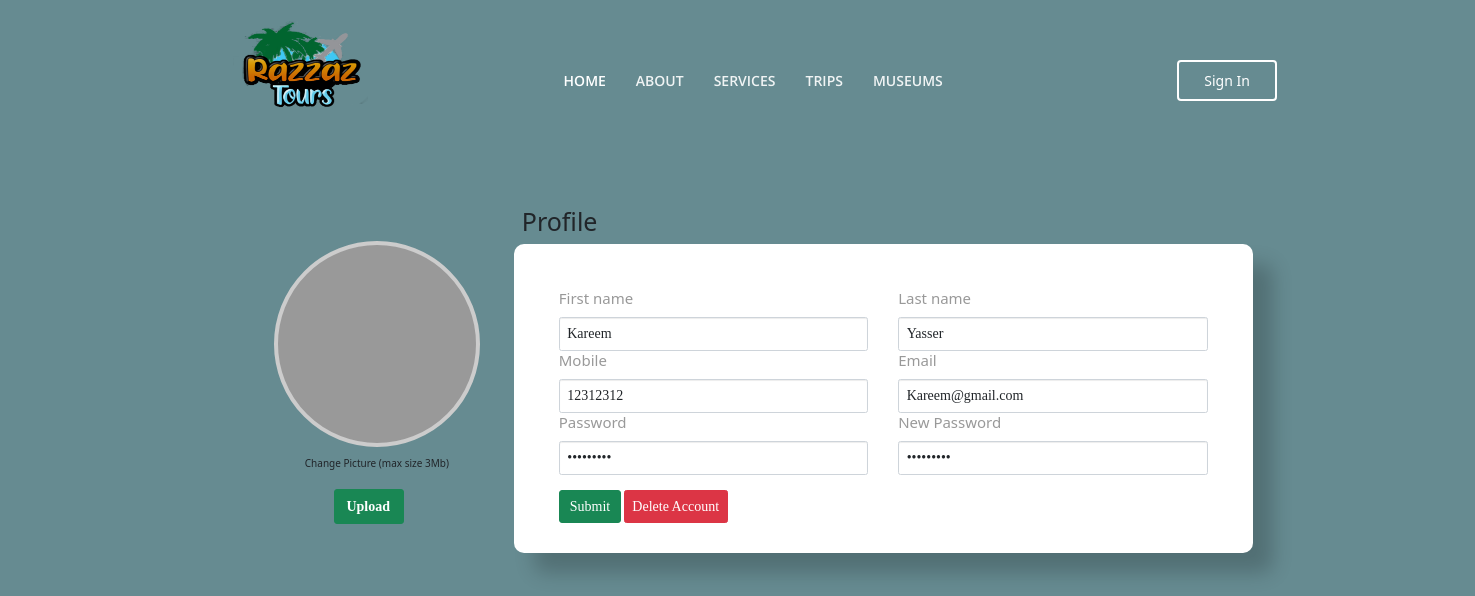
Screenshot of /EditMyProfileH.php (signed in) with the database file from the repository.
### tables this page shows
CREATE TABLE `users` (
  `ID` int(11) NOT NULL,
  `First Name` varchar(255) NOT NULL,
  `Last Name` varchar(255) NOT NULL,
  `Email` varchar(255) NOT NULL,
  `Gender` varchar(255) NOT NULL,
  `Number` varchar(255) NOT NULL,
  `Password` varchar(255) NOT NULL,
  `Picture` varchar(55) NOT NULL,
  `User_Type_ID` int(11) NOT NULL DEFAULT 2
);

### model/PersonModel.php (called while the page is built, shortened)
<?php
class PersonModel
{
private $servername = "localhost";
private $username = "root";
private $pass = "";
private $database = "razzaztours";
public $con;
private $firstname;
private $lastname;
private $email;
private $number;
private $password;
public function __construct(){
 $this->con = new mysqli($this->servername, $this->username, $this->pass, $this->database);
    if (mysqli_connect_error()) {
        trigger_error("Failed to connect to MySQL: " . mysqli_connect_error());
    } else {
        return $this->con;
    }
}
public function getprofile()
{
    $this->id = $_SESSION['Logged_in_ID'];
    $query = "SELECT * FROM `users` where ID = '$this->id'";
    $sql = $this->con->query($query);
    if ($sql->num_rows > 0)
    {
        while($row = $sql->fetch_assoc()) {
         $this->firstname = $row['First Name'];
         $this->lastname = $row['Last Name'];
         $this->email = $row['Email'];
         $this->number = $row['Number'];
         $this->password = $row['Password'];
        }
    }
}
public function getfirstname(){
    return $this->firstname;
}
public function getlastname(){
    return $this->lastname;
}
public function getemail(){
    return $this->email;
}
public function getnumber(){
    return $this->number;
}
public function getpassword(){
    return $this->password;
}
}
?>

### view/PersonView.php (the view, shortened to what this page needs)
<?php
require_once('model/PersonModel.php');
class PersonView extends PersonModel
{
            ?>
                     <?php }
public function fetchEditProfile()
{
    echo ''.$this->getprofile().'<div class="container bootstrap snippet" style="margin-top: 15%; margin-left: 15%;">
    <div class="row">
      <div class="col-sm-10" id="h" style = "margin-left: -50px;"><h1>Profile</h1></div>
    </div>
    <div class="row">
<form id="upload" action = "EditMyProfileH.php" method="post" enctype="multipart/form-data">
      <div class="col-sm-3">
      <div class="picture-container">
        <div class="picture">
            <img src="img/personal-images/'.$this->getimg().'" class="picture-src" id="wizardPicturePreview" title="">
            <input type="file" id="wizard-picture" accept="image/*" name="image" required>
        </div>
        <h6 style = "margin-top: 10px;">Change Picture (max size 3Mb)</h6>
    </div><br>
   <input class="btn btn-lg btn-success"  id="up" type="submit" style = "margin-left: 105px; font-size:14px; font-family: Brush Script MT;" name="upload" value="Upload">
    </div>
</form>
<form class="form" method="post" style="margin-left:300px; margin-top:-280px; width:1000px;" id="info-Form">
      <div class="col-sm-9" id="c">
            <div class="tab-pane active" id="home">
                <div style = "margin-right: 200px;">';
                    foreach ($_SESSION['error'] as $e) { ?>
                     <?php }
               echo '</div>
                      <div class="form-group">
                          <div class="col-xs-6">
                              <label for="first_name"><h4>First name</h4></label>
                              <input type="text" style = "font-size:14px; font-family: Brush Script MT;" class="form-control" name="first_name" value = "'.$this->getfirstname().'"placeholder="first name" title="enter your first name if any.">
                          </div>
                      </div>
                      <div class="form-group">
                          <div class="col-xs-6">
                            <label for="last_name"><h4>Last name</h4></label>
                              <input type="text" style = "font-size:14px; font-family: Brush Script MT;" class="form-control" name="last_name" value = "'.$this->getlastname().'" id="last_name" placeholder="last name" title="enter your last name if any.">
                          </div>
                      </div>
                      <div class="form-group">
                          <div class="col-xs-6">
                            <label for="mobile"><h4>Mobile</h4></label>
                              <input type="text" style = "font-size:14px; font-family: Brush Script MT;" class="form-control" name="mobile" value ="'.$this->getnumber().'" id="mobile" placeholder="mobile number" title="enter your mobile number if any.">
                          </div>
                      </div>
                      <div class="form-group">
                          <div class="col-xs-6">
                             <label for="email"><h4>Email</h4></label>
                              <input type="email" style = "font-size:14px; font-family: Brush Script MT;" class="form-control" name="email" value = "'.$this->getemail().'" id="email" placeholder="you@email.com" title="enter your email.">
                          </div>
                      </div>
                      <div class="form-group">
                          <div class="col-xs-6">
                              <label for="password"><h4>Password</h4></label>
                              <input type="password" style = "font-size:14px; font-family: Brush Script MT;" class="form-control" value = "'.$this->getpassword().'" name="password" id="password" title="enter your password.">
                          </div>
                      </div>
                      <div class="form-group">
                          <div class="col-xs-6">
                            <label for="password2"><h4>New Password</h4></label>
                              <input type="password" style = "font-size:14px; font-family: Brush Script MT;" class="form-control" value ="'.$this->getpassword().'" name="password2" id="confirm_password" title="enter your password.">
                          </div>
                      </div>
                      <div class="form-group">
                           <div class="col-xs-12">
                                <br>
                                <input name = "save" style = "font-size:14px; font-family: Brush Script MT;" class="btn btn-lg btn-success" id="s" type="submit">
                                <input type="submit" name = "deleteAccount" style = "font-size:14px; font-family: Brush Script MT; height:33px;" value = "Delete Account" class="btn btn-danger" >
                            </div>
                      </div>
                </div>
           </div>
        </form>
    </div>
      </div>';
}
}

### assets/css/EditProfile.css (style rules this page uses)
body { background-color: #668B91; font-family: Helvetica; font-size: 100%; display: block; padding-right:100px; display: block; }
#h h1 { padding-left: 33%; text-align:left; }
#up { font-weight: bold; padding-left: 50px; }
.picture-container { position: relative; cursor: pointer; text-align: center; }
.picture { width: 206px; height: 206px; background-color: #999999; border: 4px solid #CCCCCC; color: #FFFFFF; border-radius: 50%; margin: 0px auto; overflow: hidden; transition: all 0.2s; -webkit-transition: all 0.2s; }
#c { color: #999; border-radius: 10px !important; margin-bottom: 15px !important; background: #fff !important; box-shadow: 20px 20px 20px rgba(0, 0, 0, 0.2) !important; padding: 30px !important; }
#up { margin-left: 85px; padding-left: 9px; width: 70px; height: 35px; font-size: 15px; }

### rows the page displays
users: first_name "Kareem", last_name "Yasser", mobile "12312312", email "Kareem@gmail.com"
